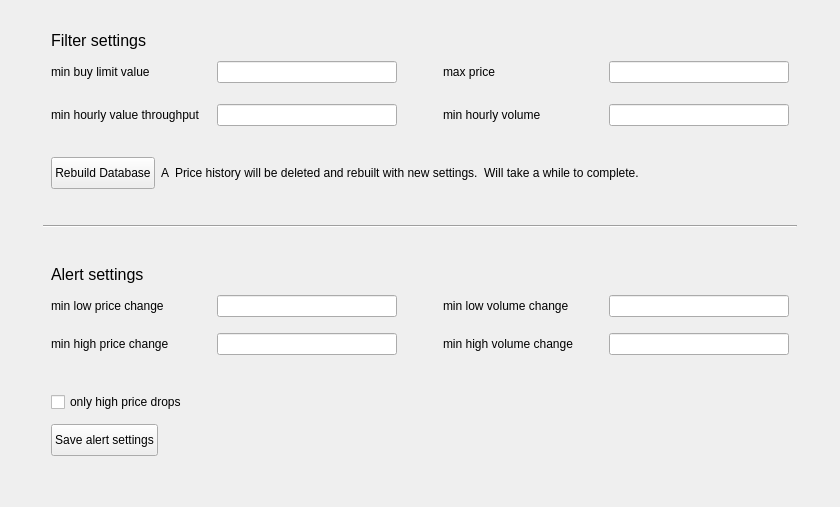
                <widget class="QWidget" name="configPage">
                 <layout class="QVBoxLayout" name="verticalLayout_8">
                  <item>
                   <spacer name="verticalSpacer_7">
                    <property name="orientation">
                     <enum>Qt::Orientation::Vertical</enum>
                    </property>
                    <property name="sizeType">
                     <enum>QSizePolicy::Policy::Expanding</enum>
                    </property>
                    <property name="sizeHint" stdset="0">
                     <size>
                      <width>20</width>
                      <height>20</height>
                     </size>
                    </property>
                   </spacer>
                  </item>
                  <item>
                   <layout class="QHBoxLayout" name="horizontalLayout_16">
                    <item>
                     <spacer name="horizontalSpacer_13">
                      <property name="orientation">
                       <enum>Qt::Orientation::Horizontal</enum>
                      </property>
                      <property name="sizeHint" stdset="0">
                       <size>
                        <width>40</width>
                        <height>20</height>
                       </size>
                      </property>
                     </spacer>
                    </item>
                    <item>
                     <layout class="QVBoxLayout" name="verticalLayout_7">
                      <item>
                       <widget class="QLabel" name="label_12">
                        <property name="text">
                         <string>&lt;html&gt;&lt;head/&gt;&lt;body&gt;&lt;p&gt;&lt;span style=&quot; font-size:12pt;&quot;&gt;Filter settings&lt;/span&gt;&lt;/p&gt;&lt;/body&gt;&lt;/html&gt;</string>
                        </property>
                       </widget>
                      </item>
                      <item>
                       <layout class="QVBoxLayout" name="verticalLayout_4">
                        <item>
                         <layout class="QGridLayout" name="gridLayout_2">
                          <item row="2" column="2">
                           <layout class="QHBoxLayout" name="horizontalLayout_5">
                            <item>
                             <widget class="QLabel" name="label_4">
                              <property name="minimumSize">
                               <size>
                                <width>160</width>
                                <height>32</height>
                               </size>
                              </property>
                              <property name="text">
                               <string>min hourly volume</string>
                              </property>
                             </widget>
                            </item>
                            <item>
                             <widget class="QLineEdit" name="mhv_line">
                              <property name="minimumSize">
                               <size>
                                <width>180</width>
                                <height>0</height>
                               </size>
                              </property>
                             </widget>
                            </item>
                           </layout>
                          </item>
                          <item row="2" column="1">
                           <spacer name="horizontalSpacer_4">
                            <property name="orientation">
                             <enum>Qt::Orientation::Horizontal</enum>
                            </property>
                            <property name="sizeType">
                             <enum>QSizePolicy::Policy::Expanding</enum>
                            </property>
                            <property name="sizeHint" stdset="0">
                             <size>
                              <width>40</width>
                              <height>20</height>
                             </size>
                            </property>
                           </spacer>
                          </item>
                          <item row="0" column="0">
                           <layout class="QHBoxLayout" name="horizontalLayout_2">
                            <item>
                             <widget class="QLabel" name="label">
                              <property name="minimumSize">
                               <size>
                                <width>160</width>
                                <height>32</height>
                               </size>
                              </property>
                              <property name="text">
                               <string>min buy limit value</string>
                              </property>
                             </widget>
                            </item>
                            <item>
                             <widget class="QLineEdit" name="mblv_line">
                              <property name="minimumSize">
                               <size>
                                <width>180</width>
                                <height>0</height>
                               </size>
                              </property>
                              <property name="clearButtonEnabled">
                               <bool>false</bool>
                              </property>
                             </widget>
                            </item>
                           </layout>
                          </item>
                          <item row="0" column="2">
                           <layout class="QHBoxLayout" name="horizontalLayout_4">
                            <item>
                             <widget class="QLabel" name="label_3">
                              <property name="minimumSize">
                               <size>
                                <width>160</width>
                                <height>32</height>
                               </size>
                              </property>
                              <property name="text">
                               <string>max price</string>
                              </property>
                             </widget>
                            </item>
                            <item>
                             <widget class="QLineEdit" name="mp_line">
                              <property name="minimumSize">
                               <size>
                                <width>180</width>
                                <height>0</height>
                               </size>
                              </property>
                             </widget>
                            </item>
                           </layout>
                          </item>
                          <item row="2" column="0">
                           <layout class="QHBoxLayout" name="horizontalLayout_3">
                            <item>
                             <widget class="QLabel" name="label_2">
                              <property name="minimumSize">
                               <size>
                                <width>160</width>
                                <height>32</height>
                               </size>
                              </property>
                              <property name="text">
                               <string>min hourly value throughput</string>
                              </property>
                             </widget>
                            </item>
                            <item>
                             <widget class="QLineEdit" name="mhvt_line">
                              <property name="minimumSize">
                               <size>
                                <width>180</width>
                                <height>0</height>
                               </size>
                              </property>
                             </widget>
                            </item>
                           </layout>
                          </item>
                          <item row="3" column="1">
                           <spacer name="verticalSpacer_4">
                            <property name="orientation">
                             <enum>Qt::Orientation::Vertical</enum>
                            </property>
                            <property name="sizeType">
                             <enum>QSizePolicy::Policy::Fixed</enum>
                            </property>
                            <property name="sizeHint" stdset="0">
                             <size>
                              <width>20</width>
                              <height>20</height>
                             </size>
                            </property>
                           </spacer>
                          </item>
                          <item row="0" column="1">
                           <spacer name="horizontalSpacer_3">
                            <property name="orientation">
                             <enum>Qt::Orientation::Horizontal</enum>
                            </property>
                            <property name="sizeHint" stdset="0">
                             <size>
                              <width>40</width>
                              <height>20</height>
                             </size>
                            </property>
                           </spacer>
                          </item>
                          <item row="1" column="0">
                           <spacer name="verticalSpacer_5">
                            <property name="orientation">
                             <enum>Qt::Orientation::Vertical</enum>
                            </property>
                            <property name="sizeType">
                             <enum>QSizePolicy::Policy::Fixed</enum>
                            </property>
                            <property name="sizeHint" stdset="0">
                             <size>
                              <width>20</width>
                              <height>5</height>
                             </size>
                            </property>
                           </spacer>
                          </item>
                         </layout>
                        </item>
                        <item>
                         <layout class="QHBoxLayout" name="horizontalLayout_8">
                          <item>
                           <layout class="QVBoxLayout" name="verticalLayout_2">
                            <item>
                             <layout class="QHBoxLayout" name="horizontalLayout_6">
                              <item>
                               <widget class="QPushButton" name="rebuild_db_button">
                                <property name="minimumSize">
                                 <size>
                                  <width>100</width>
                                  <height>32</height>
                                 </size>
                                </property>
                                <property name="text">
                                 <string>Rebuild Database</string>
                                </property>
                               </widget>
                              </item>
                              <item>
                               <widget class="QLabel" name="label_10">
                                <property name="text">
                                 <string>A</string>
                                </property>
                               </widget>
                              </item>
                              <item>
                               <widget class="QLabel" name="label_9">
                                <property name="text">
                                 <string>Price history will be deleted and rebuilt with new settings.  Will take a while to complete.</string>
                                </property>
                               </widget>
                              </item>
                             </layout>
                            </item>
                           </layout>
                          </item>
                          <item>
                           <spacer name="horizontalSpacer_6">
                            <property name="orientation">
                             <enum>Qt::Orientation::Horizontal</enum>
                            </property>
                            <property name="sizeHint" stdset="0">
                             <size>
                              <width>40</width>
                              <height>20</height>
                             </size>
                            </property>
                           </spacer>
                          </item>
                         </layout>
                        </item>
                       </layout>
                      </item>
                      <item>
                       <layout class="QHBoxLayout" name="horizontalLayout_7"/>
                      </item>
                     </layout>
                    </item>
                    <item>
                     <spacer name="horizontalSpacer_14">
                      <property name="orientation">
                       <enum>Qt::Orientation::Horizontal</enum>
                      </property>
                      <property name="sizeHint" stdset="0">
                       <size>
                        <width>40</width>
                        <height>20</height>
                       </size>
                      </property>
                     </spacer>
                    </item>
                   </layout>
                  </item>
                  <item>
                   <layout class="QHBoxLayout" name="horizontalLayout_15">
                    <item>
                     <spacer name="horizontalSpacer_9">
                      <property name="orientation">
                       <enum>Qt::Orientation::Horizontal</enum>
                      </property>
                      <property name="sizeType">
                       <enum>QSizePolicy::Policy::Fixed</enum>
                      </property>
                      <property name="sizeHint" stdset="0">
                       <size>
                        <width>32</width>
                        <height>20</height>
                       </size>
                      </property>
                     </spacer>
                    </item>
                    <item>
                     <widget class="Line" name="line">
                      <property name="orientation">
                       <enum>Qt::Orientation::Horizontal</enum>
                      </property>
                     </widget>
                    </item>
                    <item>
                     <spacer name="horizontalSpacer_10">
                      <property name="orientation">
                       <enum>Qt::Orientation::Horizontal</enum>
                      </property>
                      <property name="sizeType">
                       <enum>QSizePolicy::Policy::Fixed</enum>
                      </property>
                      <property name="sizeHint" stdset="0">
                       <size>
                        <width>32</width>
                        <height>64</height>
                       </size>
                      </property>
                     </spacer>
                    </item>
                   </layout>
                  </item>
                  <item>
                   <layout class="QHBoxLayout" name="horizontalLayout_17">
                    <item>
                     <spacer name="horizontalSpacer_11">
                      <property name="orientation">
                       <enum>Qt::Orientation::Horizontal</enum>
                      </property>
                      <property name="sizeHint" stdset="0">
                       <size>
                        <width>40</width>
                        <height>20</height>
                       </size>
                      </property>
                     </spacer>
                    </item>
                    <item>
                     <layout class="QVBoxLayout" name="verticalLayout_6">
                      <item>
                       <widget class="QLabel" name="label_11">
                        <property name="text">
                         <string>&lt;html&gt;&lt;head/&gt;&lt;body&gt;&lt;p&gt;&lt;span style=&quot; font-size:12pt;&quot;&gt;Alert settings&lt;/span&gt;&lt;/p&gt;&lt;/body&gt;&lt;/html&gt;</string>
                        </property>
                       </widget>
                      </item>
                      <item>
                       <layout class="QVBoxLayout" name="verticalLayout_5">
                        <item>
                         <layout class="QGridLayout" name="gridLayout_3">
                          <item row="1" column="2">
                           <layout class="QHBoxLayout" name="horizontalLayout_12">
                            <item>
                             <widget class="QLabel" name="label_8">
                              <property name="minimumSize">
                               <size>
                                <width>160</width>
                                <height>32</height>
                               </size>
                              </property>
                              <property name="text">
                               <string>min high volume change</string>
                              </property>
                             </widget>
                            </item>
                            <item>
                             <widget class="QLineEdit" name="mhvc_line">
                              <property name="minimumSize">
                               <size>
                                <width>180</width>
                                <height>0</height>
                               </size>
                              </property>
                             </widget>
                            </item>
                           </layout>
                          </item>
                          <item row="0" column="2">
                           <layout class="QHBoxLayout" name="horizontalLayout_11">
                            <item>
                             <widget class="QLabel" name="label_7">
                              <property name="minimumSize">
                               <size>
                                <width>160</width>
                                <height>32</height>
                               </size>
                              </property>
                              <property name="text">
                               <string>min low volume change</string>
                              </property>
                             </widget>
                            </item>
                            <item>
                             <widget class="QLineEdit" name="mlvc_line">
                              <property name="minimumSize">
                               <size>
                                <width>180</width>
                                <height>0</height>
                               </size>
                              </property>
                             </widget>
                            </item>
                           </layout>
                          </item>
                          <item row="1" column="0">
                           <layout class="QHBoxLayout" name="horizontalLayout_10">
                            <item>
                             <widget class="QLabel" name="label_6">
                              <property name="minimumSize">
                               <size>
                                <width>160</width>
                                <height>32</height>
                               </size>
                              </property>
                              <property name="text">
                               <string>min high price change</string>
                              </property>
                             </widget>
                            </item>
                            <item>
                             <widget class="QLineEdit" name="mhpc_line">
                              <property name="minimumSize">
                               <size>
                                <width>180</width>
                                <height>0</height>
                               </size>
                              </property>
                             </widget>
                            </item>
                           </layout>
                          </item>
                          <item row="0" column="0">
                           <layout class="QHBoxLayout" name="horizontalLayout_9">
                            <item>
                             <widget class="QLabel" name="label_5">
                              <property name="minimumSize">
                               <size>
                                <width>160</width>
                                <height>32</height>
                               </size>
                              </property>
                              <property name="text">
                               <string>min low price change</string>
                              </property>
                             </widget>
                            </item>
                            <item>
                             <widget class="QLineEdit" name="mlpc_line">
                              <property name="minimumSize">
                               <size>
                                <width>180</width>
                                <height>0</height>
                               </size>
                              </property>
                             </widget>
                            </item>
                           </layout>
                          </item>
                          <item row="0" column="1">
                           <spacer name="horizontalSpacer_15">
                            <property name="orientation">
                             <enum>Qt::Orientation::Horizontal</enum>
                            </property>
                            <property name="sizeHint" stdset="0">
                             <size>
                              <width>40</width>
                              <height>20</height>
                             </size>
                            </property>
                           </spacer>
                          </item>
                         </layout>
                        </item>
                        <item>
                         <spacer name="verticalSpacer_6">
                          <property name="orientation">
                           <enum>Qt::Orientation::Vertical</enum>
                          </property>
                          <property name="sizeType">
                           <enum>QSizePolicy::Policy::Fixed</enum>
                          </property>
                          <property name="sizeHint" stdset="0">
                           <size>
                            <width>20</width>
                            <height>20</height>
                           </size>
                          </property>
                         </spacer>
                        </item>
                        <item>
                         <layout class="QHBoxLayout" name="horizontalLayout_13">
                          <item>
                           <widget class="QCheckBox" name="high_price_drop_check">
                            <property name="minimumSize">
                             <size>
                              <width>0</width>
                              <height>32</height>
                             </size>
                            </property>
                            <property name="text">
                             <string>only high price drops</string>
                            </property>
                           </widget>
                          </item>
                          <item>
                           <spacer name="horizontalSpacer_7">
                            <property name="orientation">
                             <enum>Qt::Orientation::Horizontal</enum>
                            </property>
                            <property name="sizeHint" stdset="0">
                             <size>
                              <width>20</width>
                              <height>20</height>
                             </size>
                            </property>
                           </spacer>
                          </item>
                         </layout>
                        </item>
                        <item>
                         <layout class="QHBoxLayout" name="horizontalLayout_14">
                          <item>
                           <widget class="QPushButton" name="save_alert_button">
                            <property name="minimumSize">
                             <size>
                              <width>100</width>
                              <height>32</height>
                             </size>
                            </property>
                            <property name="text">
                             <string>Save alert settings</string>
                            </property>
                           </widget>
                          </item>
                          <item>
                           <spacer name="horizontalSpacer_8">
                            <property name="orientation">
                             <enum>Qt::Orientation::Horizontal</enum>
                            </property>
                            <property name="sizeHint" stdset="0">
                             <size>
                              <width>20</width>
                              <height>20</height>
                             </size>
                            </property>
                           </spacer>
                          </item>
                         </layout>
                        </item>
                       </layout>
                      </item>
                     </layout>
                    </item>
                    <item>
                     <spacer name="horizontalSpacer_12">
                      <property name="orientation">
                       <enum>Qt::Orientation::Horizontal</enum>
                      </property>
                      <property name="sizeHint" stdset="0">
                       <size>
                        <width>40</width>
                        <height>20</height>
                       </size>
                      </property>
                     </spacer>
                    </item>
                   </layout>
                  </item>
                  <item>
                   <spacer name="verticalSpacer_8">
                    <property name="orientation">
                     <enum>Qt::Orientation::Vertical</enum>
                    </property>
                    <property name="sizeHint" stdset="0">
                     <size>
                      <width>20</width>
                      <height>40</height>
                     </size>
                    </property>
                   </spacer>
                  </item>
                 </layout>
                </widget>
